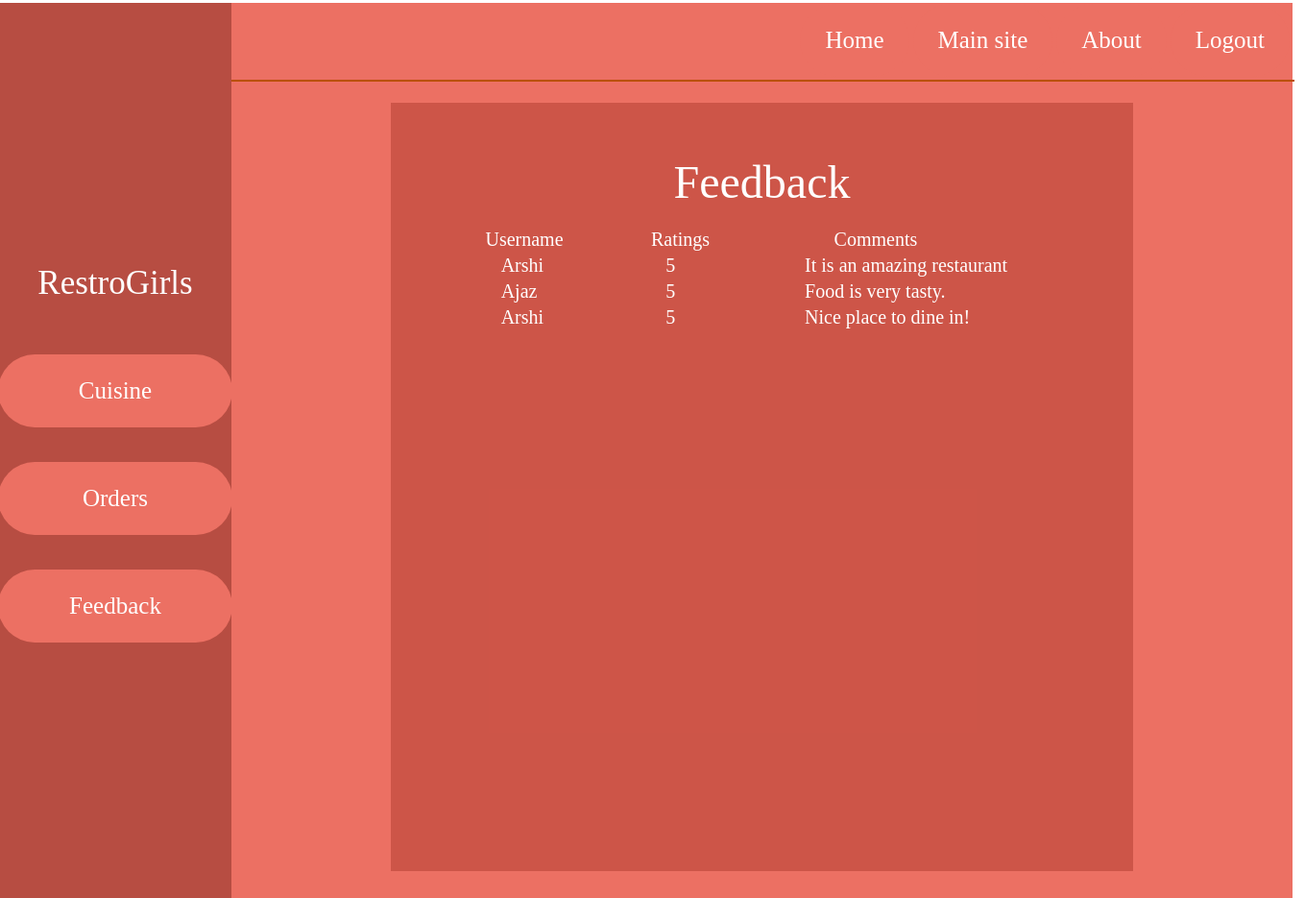
The app's page /admin/feedback.php with its own data.
### tables this page shows
CREATE TABLE `feedback` (
  `username` varchar(10) NOT NULL,
  `email` varchar(40) NOT NULL,
  `rating` int(1) NOT NULL,
  `comment` varchar(300) NOT NULL
);

### admin/feedback.php (the view, shortened to what this page needs)
<?php
require('../connection.php');
$tbl_name="feedback";
mysqli_select_db($conn,"$db_name") or die("cannot select db");
$result=mysqli_query($conn,"SELECT * FROM $tbl_name");
?>
<html>
<head>
</head>
<body>
<div style="margin:-8px">
<table>
	<tr>
	<td>
		<div style="margin:-8px">
			<table class="left">
			<tr>
				<td>
					<div style="margin-top:-60px">
						<span class="heading"><center>RestroGirls</center></span>
					</div>
					<br><br><br>
					<div class="topnav">
					<a href="food.php"><div class="MenuBox"><center>Cuisine</center></div></a>
					</div>
					<br><br>
					<div class="topnav">
					<a href="order.php"><div class="MenuBox"><center>Orders</center></div></a>
					</div>
					<br><br>
					<div class="topnav">
					<a href="feedback.php"><div class="MenuBox"><center>Feedback</center></div></a>
					</div>
				</td>
			</table>
		</div>
	</td>
	<td>
		<div style="margin-left:280px margin-top:-60px" class="right">
			<table style="float:right">
			<tr>
				<td>
					<div class="topnav" style="margin-top:-2px">
						<a href="index.php"><div class="MenuBox">Home</div></a>
					</div>
				</td>
				<td>
					<div class="topnav" style="margin-top:-2px">
						<a href="../index.php"><div class="MenuBox">Main site</div></a>
					</div>
				</td>
				<td>
					<div class="topnav" style="margin-top:-2px">
						<a href="../about.php"><div class="MenuBox">About</div></a>
					</div>
				</td>
				<td>
					<div class="topnav" style="margin-top:-2px">
						<a href="../index.php"><div class="MenuBox">Logout</div></a>
					</div>
				</td>
			</tr>
			</table>
			<hr color="rgba(169, 50, 38, 0.9)" width="100%" height="0px">
			<div class="Dashboard">
				<font color="white" family="Times New Roman', Times, serif" size="7"><br><center>Feedback</center></font>
				<center><table width="40%">
				<table>
				<tr>
					<td>
						<br>
						<span class="subHeading" style="margin-left:-40%">Username</span>
					</td>
					<td>
						<br>
						<span class="subHeading" style="margin-left:90%">Ratings</span>
					</td>
					</td>
					<td>
						<br>
						<span class="subHeading" style="margin-left:50%">Comments</span>
					</td>
				</tr>
				<?php
				while($row=mysqli_fetch_array($result)){ ?>
				<tr style="color:#cf7549 max-width:100px;">
					<td ><span class="subHeading" style="margin-left:-20%"><?php echo $row['username']; ?></span> </td>
					<td ><span class="subHeading" style="margin-left:115%;margin-right:20px"><?php echo $row['rating']; ?></span> </td>
					<td ><span class="subHeading" style="margin-left:150px"><?php echo $row['comment']; ?></span> </td>
				</tr>
				<?php
					}
				?>
				</table>
			</div>
</body>
</html>

### admin/feedback.php (style rules this page uses)
.left { background-color:rgba(176, 58, 46 ,0.9) ; width:250px; height:1000px; }
.right { background-color:rgba(236, 112, 99) ; width:1105px; height:1000px; }
.heading { font-size:35px; font-family:'Times New Roman', Times, serif; color:white; }
.subHeading { font-size:20px; font-family:'Times New Roman', Times, serif; color:white; }
.topnav { overflow: hidden; background: rgba(236, 112, 99); border-radius: 40px; }
.topnav a { display: block; color: #f2f2f2; text-align: center; padding: 14px 16px; border-radius: 40px; text-decoration: none; font-size: 20px; box-shadow: #ddd; bgcolor:#CD6155; }
.MenuBox { border-color: #F2F3F4; background: transparent; color: white; padding: 10px; text-align: center; text-decoration: none; display: block; font-size: 25px; border-radius: 20px; cursor: pointer; }
.Dashboard { background-color:rgba(176, 58, 46, 0.5); width: 70%; height: 80%; margin-top: 2%; margin-left: 15%; }

### records on screen
feedback: username "Arshi", rating "5", comment "It is an amazing restaurant"
feedback: username "Ajaz", rating "5", comment "Food is very tasty."
feedback: username "Arshi", rating "5", comment "Nice place to dine in!"
